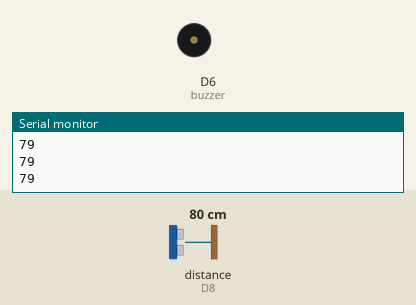
Recording of a sketch running on a simulated ESP8266 (NodeMCU). On the bench: buzzer (waves = sounding), the last lines printed to the serial monitor. Wiring (inferred from the names in the program): ultrasonic range finder: trigger GPIO 3; echo D8. Inputs (shaded band) come from the test bench; at power-on: distance to the obstacle (sensor on D8) 80 cm. The echo pulse lasts 58.3 µs per cm.

Above: at 1.2 s.
1.3 s: distance to the obstacle (sensor on D8) set to 17 cm
2.8 s: distance to the obstacle (sensor on D8) set to 13 cm
At 3.5 s:
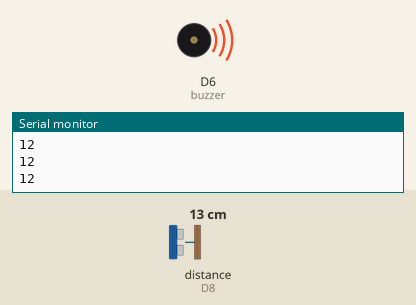
Timing chart, 0 to 5.8 s (numbered marks = the images above; inputs shaded):
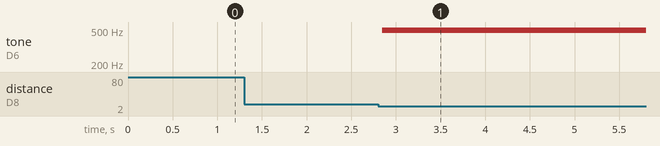

The sketch:

52_ultrasonic_buzzer.ino
```cpp
#define TRIG D9
#define ECHO D8

int buzzer = D6;
int i;

void setup(){
  pinMode(TRIG, OUTPUT);
  pinMode(ECHO, INPUT);
  pinMode(buzzer, OUTPUT);
  Serial.begin(115200);
  }

void loop(){
  long duration, distance;
  digitalWrite(TRIG, LOW);
  delayMicroseconds(2);
  digitalWrite(TRIG, HIGH);
  delayMicroseconds(2);
  digitalWrite(TRIG, LOW);

  duration = pulseIn(ECHO, HIGH);
  distance = duration * 17 / 1000;

  Serial.println(distance);

  if(distance < 15){
    for(i = 0; i < 80; i++){
      digitalWrite(buzzer, HIGH);
      delay(1);
      digitalWrite(buzzer, LOW);
      delay(1);
      }
    }
  }
```

Measured:
- the behaviour switches between 16 and 15 cm on distance to the obstacle (sensor on D8) (found by bisection; images 0 and 1)
- after the input at 2.8 s, tone on D6 (buzzer): silent → 498 Hz after 0.05 s
